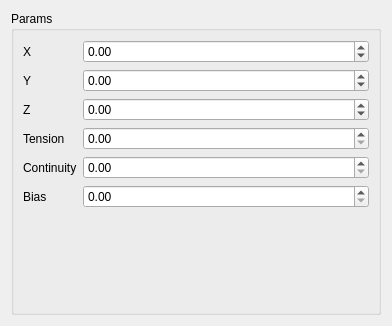
<?xml version="1.0" encoding="UTF-8"?>
<ui version="4.0">
 <class>KnotParamsWidget</class>
 <widget class="QWidget" name="KnotParamsWidget">
  <property name="geometry">
   <rect>
    <x>0</x>
    <y>0</y>
    <width>392</width>
    <height>326</height>
   </rect>
  </property>
  <property name="windowTitle">
   <string>Form</string>
  </property>
  <layout class="QGridLayout" name="gridLayout">
   <item row="0" column="0">
    <widget class="QGroupBox" name="groupBoxParams">
     <property name="enabled">
      <bool>true</bool>
     </property>
     <property name="sizePolicy">
      <sizepolicy hsizetype="Preferred" vsizetype="Preferred">
       <horstretch>1</horstretch>
       <verstretch>0</verstretch>
      </sizepolicy>
     </property>
     <property name="baseSize">
      <size>
       <width>0</width>
       <height>0</height>
      </size>
     </property>
     <property name="title">
      <string>Params</string>
     </property>
     <layout class="QFormLayout" name="formLayout">
      <item row="0" column="0">
       <widget class="QLabel" name="xLabel">
        <property name="text">
         <string>X</string>
        </property>
       </widget>
      </item>
      <item row="1" column="0">
       <widget class="QLabel" name="yLabel">
        <property name="text">
         <string>Y</string>
        </property>
       </widget>
      </item>
      <item row="2" column="0">
       <widget class="QLabel" name="zLabel">
        <property name="text">
         <string>Z</string>
        </property>
       </widget>
      </item>
      <item row="3" column="0">
       <widget class="QLabel" name="tensionLabel">
        <property name="text">
         <string>Tension</string>
        </property>
       </widget>
      </item>
      <item row="0" column="1">
       <widget class="QDoubleSpinBox" name="xDoubleSpinBox">
        <property name="minimum">
         <double>-99.000000000000000</double>
        </property>
       </widget>
      </item>
      <item row="1" column="1">
       <widget class="QDoubleSpinBox" name="yDoubleSpinBox">
        <property name="minimum">
         <double>-99.000000000000000</double>
        </property>
       </widget>
      </item>
      <item row="2" column="1">
       <widget class="QDoubleSpinBox" name="zDoubleSpinBox">
        <property name="minimum">
         <double>-99.000000000000000</double>
        </property>
       </widget>
      </item>
      <item row="3" column="1">
       <widget class="QDoubleSpinBox" name="tensionDoubleSpinBox"/>
      </item>
      <item row="4" column="0">
       <widget class="QLabel" name="continuityLabel">
        <property name="text">
         <string>Continuity</string>
        </property>
       </widget>
      </item>
      <item row="5" column="0">
       <widget class="QLabel" name="continuityLabel_2">
        <property name="text">
         <string>Bias</string>
        </property>
       </widget>
      </item>
      <item row="4" column="1">
       <widget class="QDoubleSpinBox" name="continuityDoubleSpinBox"/>
      </item>
      <item row="5" column="1">
       <widget class="QDoubleSpinBox" name="biasDoubleSpinBox"/>
      </item>
     </layout>
    </widget>
   </item>
  </layout>
 </widget>
 <resources/>
 <connections/>
</ui>
